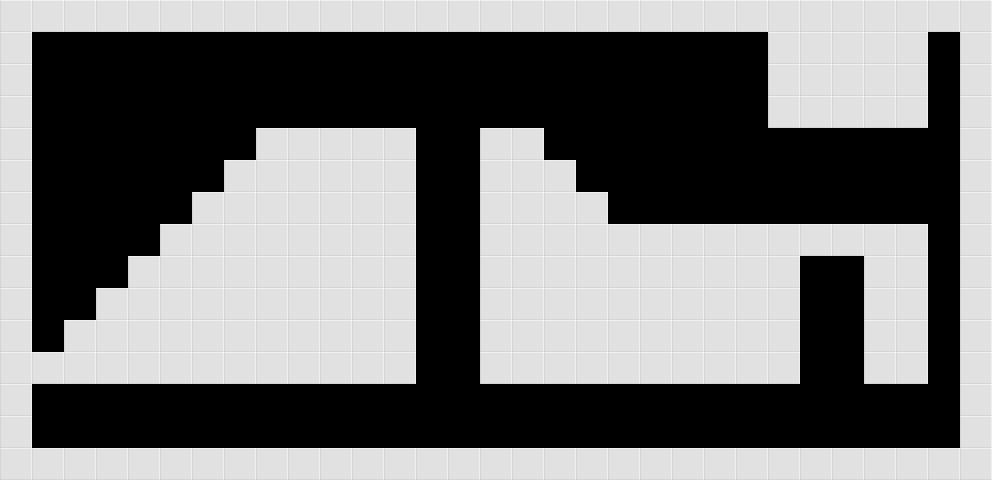

Rendered tile map (Tiled .tmx) drawn with the repository's tilesets; below, a short description and the map source with its tile grids summarised:
An orthogonal 31x15 tile map with 32x32 px tiles, 1 tile layer (Tile Layer 1) and 1 object.

<map version="1.0" orientation="orthogonal" renderorder="right-down" width="31" height="15" tilewidth="32" tileheight="32" nextobjectid="4">
 <tileset firstgid="1" name="TestTile" tilewidth="32" tileheight="32">
  <image source="TestTile.png" width="32" height="32" />
  <tile id="0">
   <objectgroup draworder="index">
    <object id="0" x="-1" y="0" width="32" height="31" />
   </objectgroup>
  </tile>
 </tileset>
 <layer name="Tile Layer 1" width="31" height="15">
  <data>[465 cells, 242 non-empty, 1 distinct tile ids]</data>
 </layer>
</map>